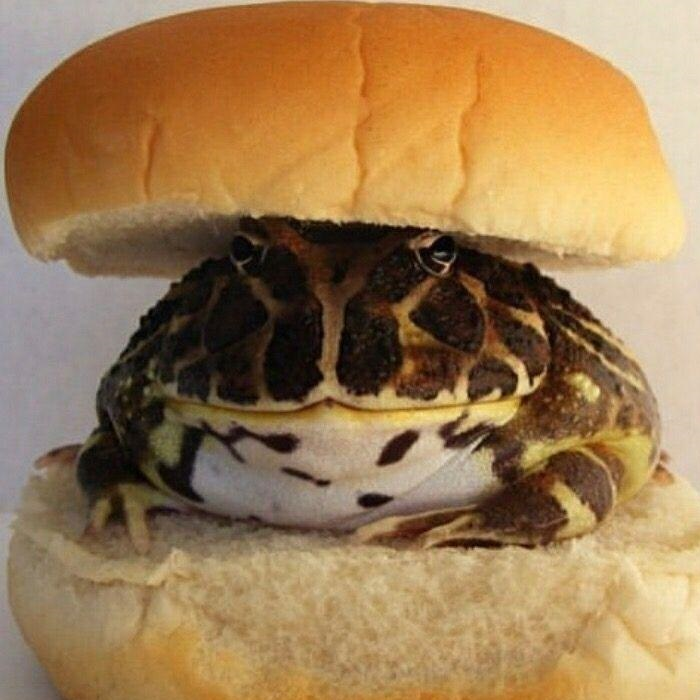
#> input picture test.jpg, 700 x 700 px
$ python filter_with_filename.py
#> lines starting #> are read from the running program, lines starting #| are printed output that depends on the picture
from PIL import Image
import numpy as np


def get_pixel(i, j):
    sum = np.sum(arr[i:i + pxSize, j: j + pxSize]) / 3
    return int(sum // (pxSize * pxSize))


def set_grey_pixels(colorSum, i, j):
    arr[i:i + pxSize, j:j + pxSize, 0] = int(colorSum // gradation) * gradation
    arr[i:i + pxSize, j:j + pxSize, 1] = int(colorSum // gradation) * gradation
    arr[i:i + pxSize, j:j + pxSize, 2] = int(colorSum // gradation) * gradation


def img2pixel(original, result):
#> called with original = 'test.jpg', result = 'res.jpg'
    global arr
    global gradation
    global pxSize
    img = Image.open(original)
#> img is the input picture: PIL image 700x700 RGB; mean R, G, B 157.2, 124.4, 83.5
    arr = np.array(img)
    height = len(arr)
#> height = 700
    width = len(arr[1])
#> width = 700
    i = 0

    gradation = 50
    pxSize = 10
    while i < height:
        j = 0
        while j < width:
            s = get_pixel(i, j)
            set_grey_pixels(s, i, j)
            j = j + pxSize
        i = i + pxSize
#> this loop made 70 passes
#> i on passes 1 to 9: 10, 20, 30, 40, 50, 60, 70, 80, 90
    res = Image.fromarray(arr)
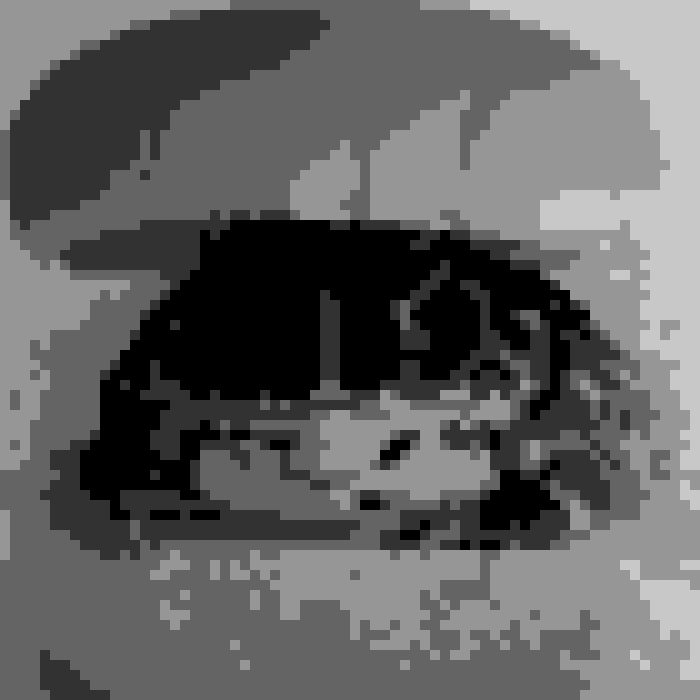
#> res: PIL image 700x700 RGB; min 0, max 200, mean 97.3
    res.save(result)


img2pixel("test.jpg", "res.jpg")
